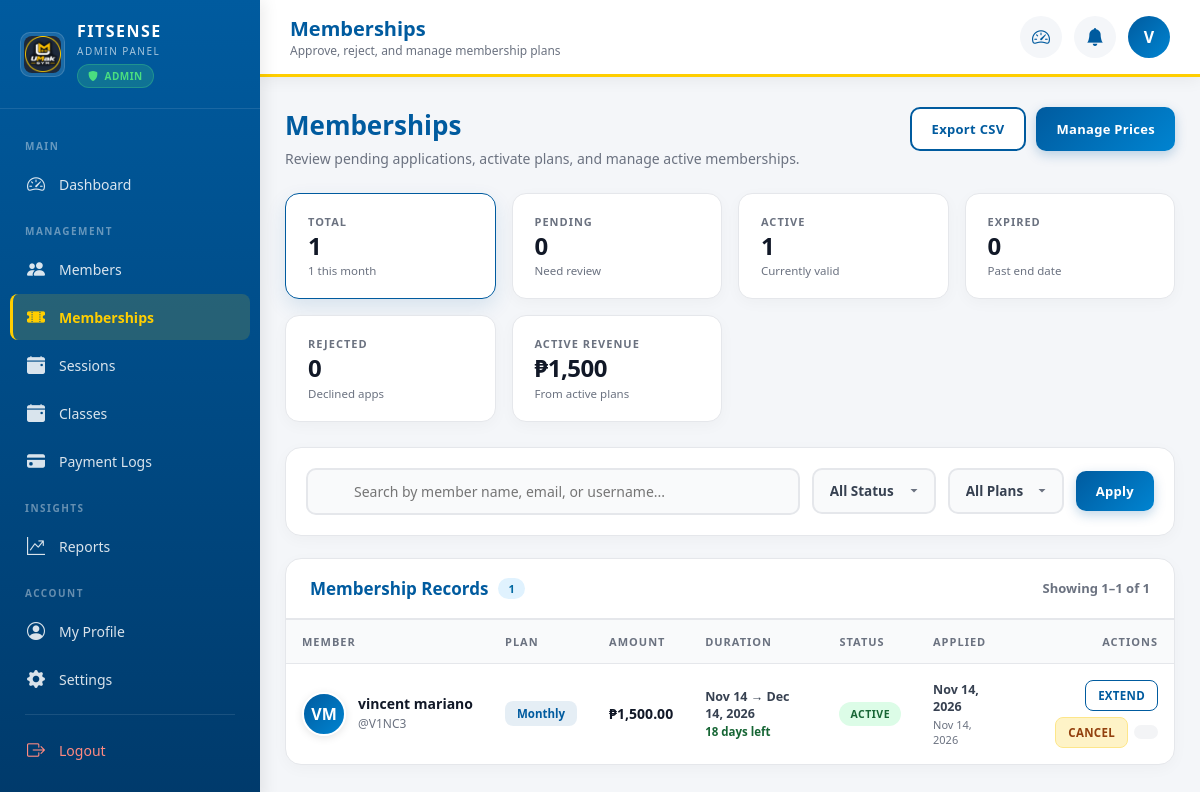
/Admin/admin-memberships.php (signed in), run on the app's committed database.
### tables this page shows
CREATE TABLE `users` (
  `id` int(11) NOT NULL,
  `fullname` varchar(100) DEFAULT NULL,
  `email` varchar(100) DEFAULT NULL,
  `phone` varchar(20) DEFAULT NULL,
  `address` varchar(255) DEFAULT NULL,
  `gender` varchar(30) DEFAULT NULL,
  `birthdate` date DEFAULT NULL,
  `username` varchar(50) DEFAULT NULL,
  `password` varchar(255) DEFAULT NULL,
  `role` enum('user','admin','super_admin') NOT NULL DEFAULT 'user',
  `account_status` enum('Active','Inactive') NOT NULL DEFAULT 'Active',
  `created_by` int(11) DEFAULT NULL,
  `must_change_password` tinyint(1) NOT NULL DEFAULT 0,
  `permissions` text DEFAULT NULL,
  `branch_id` int(11) NOT NULL,
  `created_at` timestamp NOT NULL DEFAULT current_timestamp(),
  `city` varchar(100) DEFAULT NULL,
  `state` varchar(100) DEFAULT NULL,
  `country` varchar(100) DEFAULT NULL,
  `zip` varchar(20) DEFAULT NULL,
  `is_verified` tinyint(1) NOT NULL DEFAULT 0,
  `two_factor_code` varchar(10) DEFAULT NULL,
  `two_factor_expiry` datetime DEFAULT NULL,
  `profile_image` varchar(255) DEFAULT NULL,
  `height` decimal(5,2) DEFAULT NULL,
  `weight` decimal(5,2) DEFAULT NULL,
  `fitness_goal` varchar(100) DEFAULT NULL,
  `activity_level` varchar(50) DEFAULT NULL,
  `emergency_contact` varchar(100) DEFAULT NULL,
  `emergency_phone` varchar(30) DEFAULT NULL,
  `bio` text DEFAULT NULL,
  `specialization` varchar(150) DEFAULT NULL,
  `years_experience` int(11) DEFAULT NULL,
  `certifications` text DEFAULT NULL,
  `rating` decimal(2,1) DEFAULT 5.0,
  `total_clients` int(11) DEFAULT 0,
  `date_of_birth` date DEFAULT NULL,
  `emergency_contact_name` varchar(100) DEFAULT NULL,
  `emergency_contact_phone` varchar(30) DEFAULT NULL,
  `updated_at` datetime DEFAULT NULL,
  `password_last_changed` datetime DEFAULT NULL,
  `status` enum('Active','Inactive','Suspended') DEFAULT 'Active',
  `last_login` datetime DEFAULT NULL,
  `failed_attempts` int(11) DEFAULT 0,
  `last_failed_login` datetime DEFAULT NULL
);

CREATE TABLE `memberships` (
  `id` int(11) NOT NULL,
  `user_id` int(11) NOT NULL,
  `membership_type` enum('One Day','Monthly','Yearly') NOT NULL,
  `amount` decimal(10,2) NOT NULL,
  `status` enum('Pending','Active','Expired','Rejected','Cancelled') DEFAULT 'Pending',
  `start_date` date DEFAULT NULL,
  `end_date` date DEFAULT NULL,
  `created_at` timestamp NOT NULL DEFAULT current_timestamp(),
  `agreement_accepted` tinyint(1) NOT NULL DEFAULT 0
);

### Admin/admin-memberships.php (the view, shortened to what the rows shown need)
<?php
include __DIR__ . '/../conn.php';
$userId = (int)$_SESSION['user_id'];
$adminData = null;
$stmtAdmin = $conn->prepare("SELECT id, fullname, username, profile_image, role FROM users WHERE id = ? LIMIT 1");
if ($stmtAdmin) {
    $stmtAdmin->bind_param("i", $userId);
    $stmtAdmin->execute();
    $adminData = $stmtAdmin->get_result()->fetch_assoc();
}
$adminName = $adminData['fullname'] ?? 'Administrator';
$adminInitial = strtoupper(substr($adminName, 0, 1));
$adminAvatar = $adminData['profile_image'] ?? '';
$statusFilter = $_GET['status'] ?? 'all';
$typeFilter = $_GET['type'] ?? 'all';
$search = trim($_GET['search'] ?? '');
$page = max(1, (int)($_GET['page'] ?? 1));
$perPage = 10;
$offset = ($page - 1) * $perPage;
$where = ["1=1"];
$params = [];
$types = '';
$whereSQL = implode(' AND ', $where);
$memberships = [];
$fetchSQL = "
    SELECT m.id, m.membership_type, m.amount, m.status, m.start_date, m.end_date,
           m.created_at,
           u.id AS user_id, u.fullname, u.email, u.username, u.phone, u.profile_image,
           u.account_status
    FROM memberships m
    INNER JOIN users u ON m.user_id = u.id
    WHERE {$whereSQL}
    ORDER BY
        FIELD(m.status, 'Pending', 'Active', 'Expired', 'Rejected', 'Cancelled'),
        m.created_at DESC
    LIMIT ? OFFSET ?
";
$stmt = $conn->prepare($fetchSQL);
if ($stmt) {
    $fetchTypes = $types . 'ii';
    $fetchParams = array_merge($params, [$perPage, $offset]);
    $stmt->bind_param($fetchTypes, ...$fetchParams);
    $stmt->execute();
    $result = $stmt->get_result();
    while ($row = $result->fetch_assoc()) {
        $memberships[] = $row;
    }
}
function timeAgo($datetime) {
    $ts = strtotime($datetime);
    $diff = time() - $ts;
    return date('M j, Y', $ts);
}
function getStatusClass($status) {
    $s = strtolower($status);
    if ($s === 'active') return 'success';
    return 'info';
}
function daysRemaining($endDate) {
    $diff = strtotime($endDate) - time();
    return (int)floor($diff / 86400);
}
?>
<!DOCTYPE html>
<html lang="en">
<head>
    <link href="https://cdn.jsdelivr.net/npm/bootstrap-icons@1.11.0/font/bootstrap-icons.css" rel="stylesheet">
<link rel="stylesheet" href="/PBL/css/icon-policy.css">
<link rel="stylesheet" href="/PBL/css/admin-content-icons.css"></head>
<body>
<div class="main-wrapper">
    <header class="top-header">
        <div class="header-left">
            <div>
                <h2>Memberships</h2>
            </div>
        </div>
        <div class="header-right">
            <button class="avatar-btn" onclick="window.location.href='admin-profile.php'">
                <div class="avatar">
                    <?php if (!empty($adminAvatar) && file_exists(__DIR__ . '/../' . $adminAvatar)): ?>
                        <img src="../<?= htmlspecialchars($adminAvatar) ?>" alt="">
                    <?php else: ?>
                        <?= htmlspecialchars($adminInitial) ?>
                    <?php endif; ?>
                </div>
            </button>
        </div>
    </header>
    <main class="container">
        <div class="page-header">
            <div>
                <h1 class="page-title">
                    Memberships
                </h1>
            </div>
        </div>
        <div class="table-card">
            <?php if (empty($memberships)): ?>
                <div class="empty-state">
                    <div class="empty-state-icon">
                        <i class="bi bi-ticket-perforated"></i>
                    </div>
                    <h3>No Membership Records</h3>
                    <p>
                        <?php if (!empty($search) || $statusFilter !== 'all' || $typeFilter !== 'all'): ?>
                            No memberships match your current filters. Try adjusting your search criteria.
                        <?php else: ?>
                            No memberships have been created yet. They'll appear here once members apply.
                        <?php endif; ?>
                    </p>
                    <?php if (!empty($search) || $statusFilter !== 'all' || $typeFilter !== 'all'): ?>
                        <a href="admin-memberships.php" class="btn btn-primary">
                            <i class="bi bi-x-circle"></i> Clear Filters
                        </a>
                    <?php endif; ?>
                </div>
            <?php else: ?>
                <div class="table-wrapper">
                    <table class="data-table">
                        <thead>
                            <tr>
                                <th>Member</th>
                                <th>Plan</th>
                                <th>Amount</th>
                                <th>Duration</th>
                                <th>Status</th>
                                <th>Applied</th>
                                <th style="text-align: right;">Actions</th>
                            </tr>
                        </thead>
                        <tbody>
                            <?php foreach ($memberships as $m):
                                $initials = strtoupper(substr($m['fullname'] ?? 'U', 0, 1));
                                if (strpos($m['fullname'] ?? '', ' ') !== false) {
                                    $parts = explode(' ', $m['fullname']);
                                    $initials = strtoupper(substr($parts[0], 0, 1) . substr(end($parts), 0, 1));
                                }
                                $statusClass = getStatusClass($m['status']);
                                $isPending = strtolower($m['status']) === 'pending';
                                $planSlug = strtolower(str_replace(' ', '-', $m['membership_type']));
                                $daysLeft = daysRemaining($m['end_date']);
                            ?>
                                <tr class="<?= $isPending ? 'pending-row' : '' ?>">
                                    <td>
                                        <div class="user-cell">
                                            <div class="user-avatar">
                                                <?php if (!empty($m['profile_image']) && file_exists(__DIR__ . '/../' . $m['profile_image'])): ?>
                                                    <img src="../<?= htmlspecialchars($m['profile_image']) ?>" alt="">
                                                <?php else: ?>
                                                    <?= htmlspecialchars($initials) ?>
                                                <?php endif; ?>
                                            </div>
                                            <div class="user-info">
                                                <div class="name"><?= htmlspecialchars($m['fullname']) ?></div>
                                                <div class="sub">@<?= htmlspecialchars($m['username']) ?></div>
                                            </div>
                                        </div>
                                    </td>
                                    <td>
                                        <span class="plan-badge <?= $planSlug ?>">
                                            <?= htmlspecialchars($m['membership_type']) ?>
                                        </span>
                                    </td>
                                    <td>
                                        <div class="price">₱<?= number_format($m['amount'], 2) ?></div>
                                    </td>
                                    <td>
                                        <?php if ($m['status'] === 'Active' && $m['start_date'] && $m['end_date']): ?>
                                            <div style="font-size: 12.5px; color: #374151; font-weight: 600;">
                                                <?= date('M j', strtotime($m['start_date'])) ?> → <?= date('M j, Y', strtotime($m['end_date'])) ?>
                                            </div>
                                            <?php if ($daysLeft !== null):
                                                $dlClass = 'success';
                                            ?>
                                                <div class="days-left <?= $dlClass ?>">
                                                    <?php if ($daysLeft < 0): ?>
                                                        Expired <?= abs($daysLeft) ?> days ago
                                                    <?php elseif ($daysLeft == 0): ?>
                                                        Expires today
                                                    <?php else: ?>
                                                        <?= $daysLeft ?> day<?= $daysLeft != 1 ? 's' : '' ?> left
                                                    <?php endif; ?>
                                                </div>
                                            <?php endif; ?>
                                        <?php else: ?>
                                            <span style="color: var(--text-muted); font-size: 12.5px;">—</span>
                                        <?php endif; ?>
                                    </td>
                                    <td>
                                        <span class="badge badge-<?= $statusClass ?>">
                                            <?= htmlspecialchars($m['status']) ?>
                                        </span>
                                    </td>
                                    <td>
                                        <div style="font-size: 12.5px; font-weight: 600; color: #374151;">
                                            <?= date('M j, Y', strtotime($m['created_at'])) ?>
                                        </div>
                                        <div style="font-size: 11px; color: var(--text-muted); margin-top: 2px;">
                                            <?= timeAgo($m['created_at']) ?>
                                        </div>
                                    </td>
                                    <td>
                                        <div class="action-group" style="justify-content: flex-end;">
                                            <?php if ($isPending): ?>
                                                <button type="button"
                                                        class="action-btn approve"
                                                        onclick="approveMembership(<?= (int)$m['id'] ?>, '<?= htmlspecialchars(addslashes($m['fullname'])) ?>', '<?= htmlspecialchars($m['membership_type']) ?>', '<?= number_format($m['amount'], 2) ?>')">
                                                    <i class="bi bi-check-circle-fill"></i> Approve
                                                </button>
                                                <button type="button"
                                                        class="action-btn reject"
                                                        onclick="openRejectModal(<?= (int)$m['id'] ?>, '<?= htmlspecialchars(addslashes($m['fullname'])) ?>')">
                                                    <i class="bi bi-x-circle-fill"></i> Reject
                                                </button>
                                            <?php elseif (strtolower($m['status']) === 'active'): ?>
                                                <button type="button"
                                                        class="action-btn extend"
                                                        onclick="openExtendModal(<?= (int)$m['id'] ?>, '<?= htmlspecialchars(addslashes($m['fullname'])) ?>', '<?= htmlspecialchars($m['end_date'] ?? '') ?>')">
                                                    <i class="bi bi-calendar-plus"></i> Extend
                                                </button>
                                                <button type="button"
                                                        class="action-btn cancel"
                                                        onclick="cancelMembership(<?= (int)$m['id'] ?>, '<?= htmlspecialchars(addslashes($m['fullname'])) ?>')">
                                                    <i class="bi bi-slash-circle"></i> Cancel
                                                </button>
                                            <?php endif; ?>
                                            <a href="admin-member-view.php?id=<?= (int)$m['user_id'] ?>"
                                               class="action-btn view" title="View Member">
                                            </a>
                                        </div>
                                    </td>
                                </tr>
                            <?php endforeach; ?>
                        </tbody>
                    </table>
                </div>
            <?php endif; ?>
        </div>
    </main>
</div>
<script src="/PBL/js/ui-enhancements.js"></script></body>
</html>

### data on the page
users: fullname "V"
memberships: user.fullname "VM", user.fullname "vincent mariano", user.username "V1NC3", membership_type "Monthly", amount "1,500.00", start_date "Nov 14", end_date "Dec 14, 2026", end_date "18", status "ACTIVE", created_at "Nov 14, 2026"

### other printed values
$stats['total'] "1"
$stats['monthly_count'] "1"
$stats['pending'] "0"
$stats['active'] "1"
$stats['expired'] "0"
$stats['rejected'] "0"
$stats['revenue'] "1,500"
$totalRecords "1"
$offset + 1 "1"
min($offset + $perPage, $totalRecords) "1"
